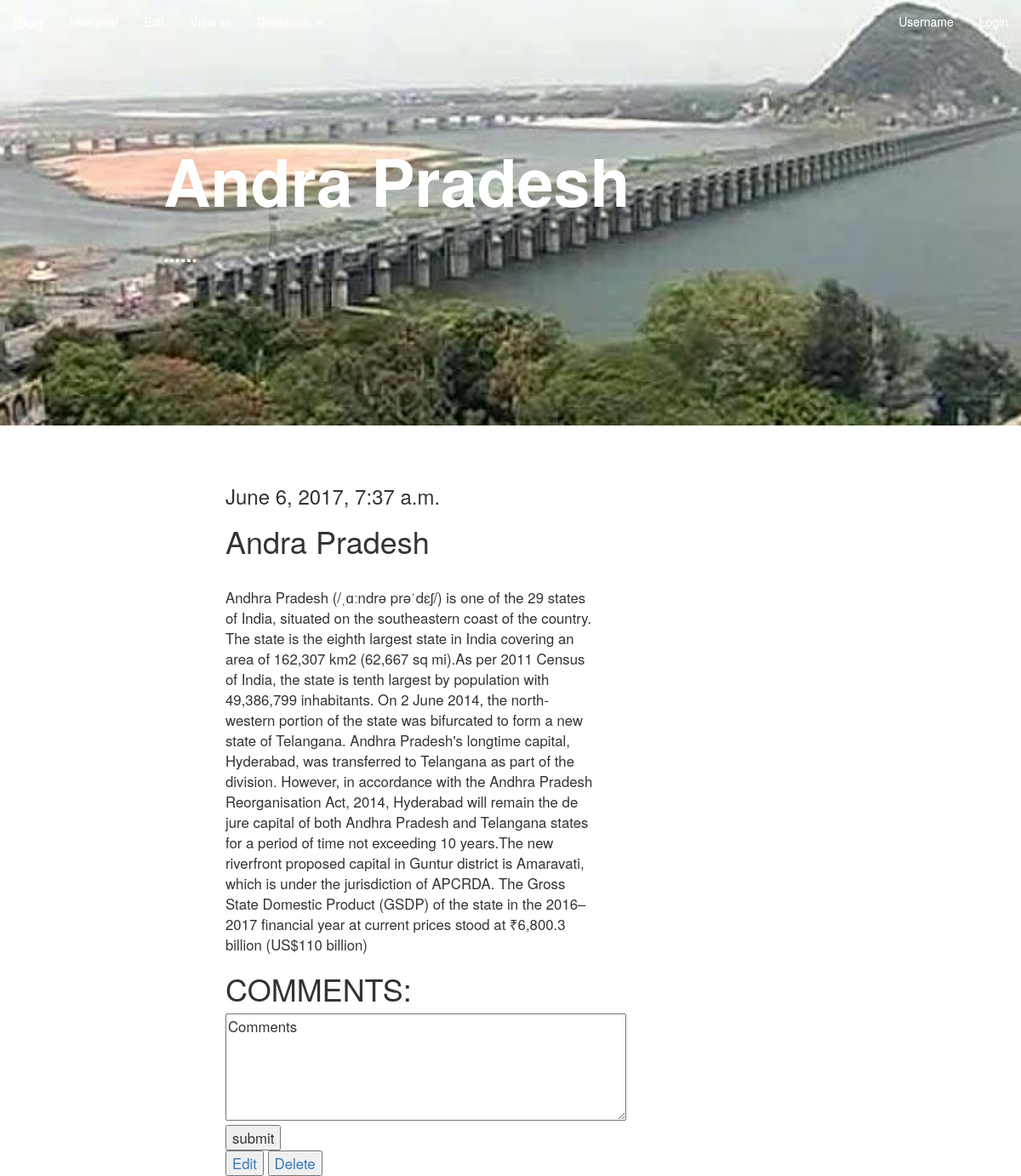
The page /blog/post/5/ on the database as committed earlier.
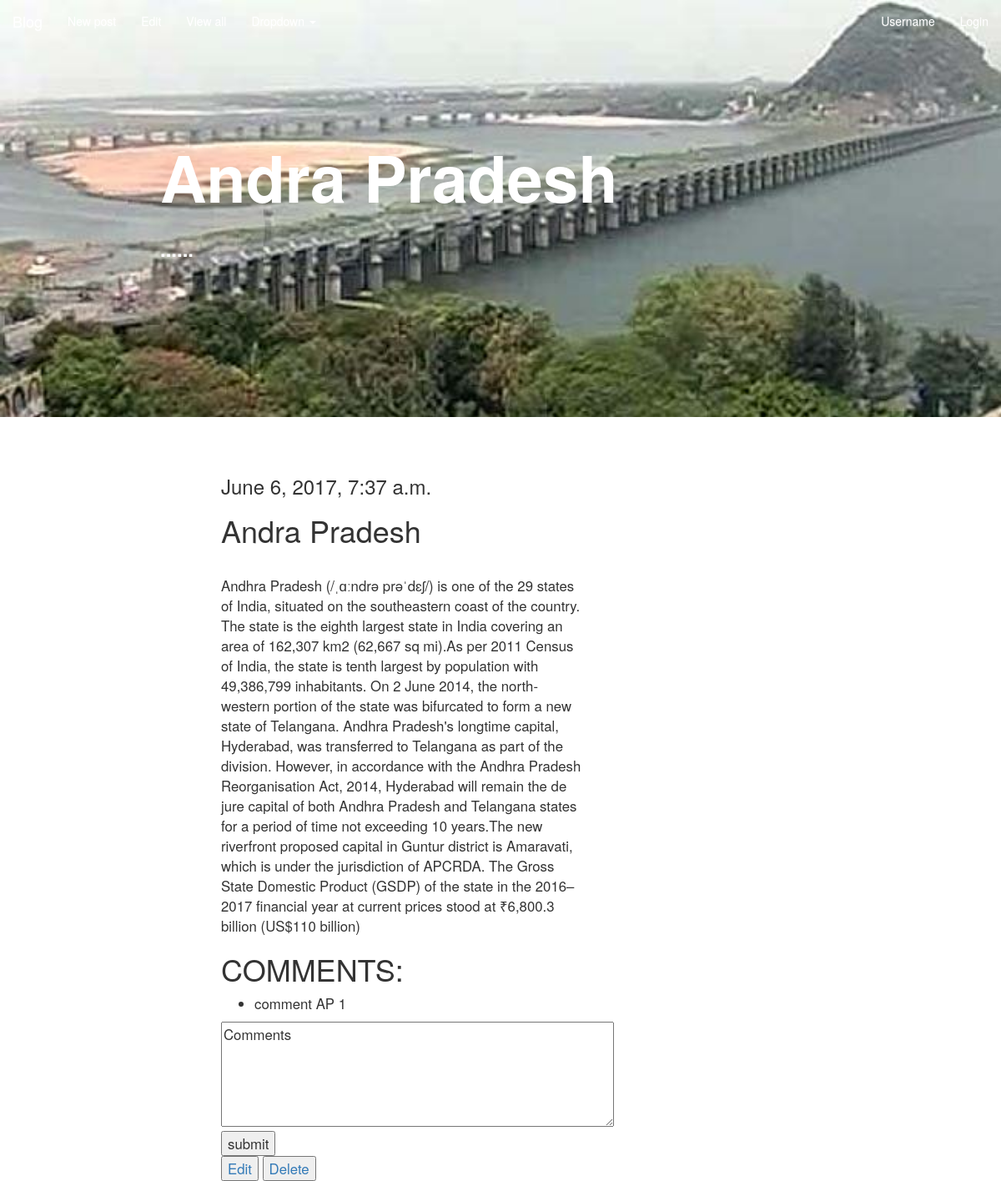
The same page on the database as committed later.
### blog/models.py (models this page shows, shortened)
class Comment(models.Model):
    comment_text = models.TextField(default="content")
    user = models.ForeignKey(User)
    post = models.ForeignKey(Post)
    date =  models.DateTimeField(auto_now=True, auto_now_add=False)

### blog/views.py (the view, shortened to what this page needs)
# urls.py: url(r'^post/(?P<pk>[0-9]+)/$', PostDetailView.as_view(), name="view_post"),
class PostDetailView(generic.DetailView):
    model = Post
    template_name = 'blog/view.html'
    def get_context_data(self, **kwargs):
        context = super(PostDetailView, self).get_context_data(**kwargs)
        comment = Comment.objects.filter(post=context['post'])
        context['comments'] = comment
        return context

### blog/templates/blog/view.html (shortened to what this page needs)
{% extends 'blog/base.html' %}
{% block body %}
    {% include 'blog/nav_bar.html'%}
    <div id="cover-detail" style="background-image: url('/media/{{ post.img }}');">
    <h1 id="cover-text">{{ post.title }}</h1>
    <h3 id="cover-subtext">...... </h3>
    </div>
    <div id="post-content">
    <div class="post-detail">
        <div class="container-fluid">
            <div class="row">
                <div class="col-md-8">
                    <h3> {{post.date_created}}</h3>
                    <h1>{{ post.title }}</h1>
                    <br>
                    <p>{{ post.description }}</p>
                    <h1>COMMENTS:</h1>
                    <ul>
                        {% for i in comments %}
                            <li> <p>{{ i.comment_text }}</p></li>
                        {% endfor %}
                    </ul>
                    <form method="POST"  action="">
                        <textarea rows ="5" cols= "50" name= "comment_text">Comments</textarea>
                        <button type="submit">submit</button>
                    </form>
                    <a href="{% url 'edit_post' post.id %}"><button>Edit</button>
                    <a href="{% url 'del_post' post.id %}"><button>Delete</button>
                </div>
            </div>
        </div>
    </div>
    </div>
    <div class="footer">
        <div class="container-fluid">
            <div class="footer-data">
                <p> Created by Malavika P Pillai</p>
            </div>
        </div>
    </div>
{% endblock %}

Rows that differ between the two databases and show on the page:
added Comment: comment_text "comment AP 1"
